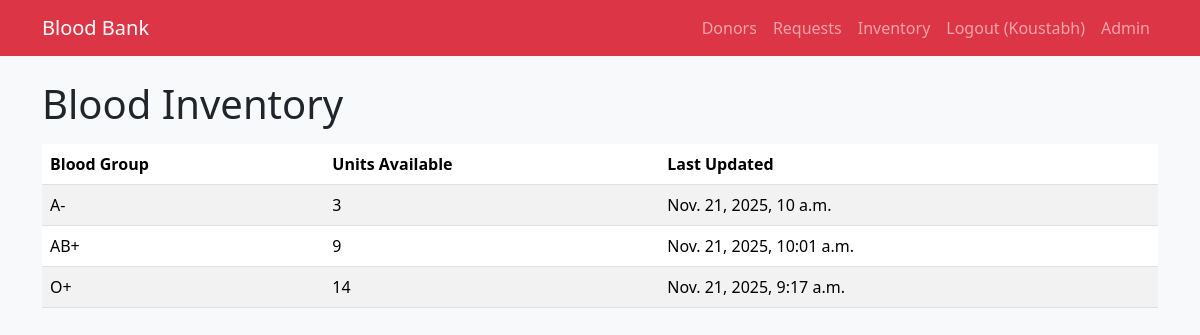
Screenshot of /inventory/ (signed in) with the database file from the repository.
### bank/models.py (models this page shows, shortened)
class BloodInventory(models.Model):
    BLOOD_GROUP_CHOICES = Donor.BLOOD_GROUP_CHOICES
    blood_group = models.CharField(
        max_length=3,
        choices=BLOOD_GROUP_CHOICES,
        unique=True
    )
    units_available = models.PositiveIntegerField(default=0)
    last_updated = models.DateTimeField(auto_now=True)

### bank/views.py (the view)
# urls.py: path('inventory/', views.inventory_list, name='inventory_list'),
@staff_required
def inventory_list(request):
    inventory = BloodInventory.objects.all().order_by('blood_group')
    return render(request, 'bank/inventory_list.html', {'inventory': inventory})

### bank/views.py (called while the page is built)
def staff_required(view_func):
    decorated_view = login_required(
        user_passes_test(lambda u: u.is_staff)(view_func)
    )
    return decorated_view

### bank/templates/bank/inventory_list.html
{% extends 'bank/base.html' %}
{% block content %}
<h1 class="mb-3">Blood Inventory</h1>
<table class="table table-striped table-hover">
    <thead>
        <tr>
            <th>Blood Group</th>
            <th>Units Available</th>
            <th>Last Updated</th>
        </tr>
    </thead>
    <tbody>
        {% for item in inventory %}
        <tr>
            <td>{{ item.blood_group }}</td>
            <td>{{ item.units_available }}</td>
            <td>{{ item.last_updated }}</td>
        </tr>
        {% empty %}
        <tr><td colspan="3">No inventory records yet.</td></tr>
        {% endfor %}
    </tbody>
</table>
{% endblock %}

### bank/templates/bank/base.html (shortened to what this page needs)
<!DOCTYPE html>
<html lang="en">
<head>
    <link
      href="https://cdn.jsdelivr.net/npm/bootstrap@5.3.3/dist/css/bootstrap.min.css"
      rel="stylesheet"
    >
</head>
<body class="bg-light">
<nav class="navbar navbar-expand-lg navbar-dark bg-danger mb-4">
    <div class="container">
        <a class="navbar-brand" href="{% url 'dashboard' %}">Blood Bank</a>
        <div class="collapse navbar-collapse" id="navbarNav">
            <ul class="navbar-nav ms-auto">
                {% if user.is_authenticated %}
                    <li class="nav-item"><a class="nav-link" href="{% url 'donor_list' %}">Donors</a></li>
                    <li class="nav-item"><a class="nav-link" href="{% url 'request_list' %}">Requests</a></li>
                    <li class="nav-item"><a class="nav-link" href="{% url 'inventory_list' %}">Inventory</a></li>
                    <li class="nav-item">
                        <a class="nav-link" href="{% url 'logout' %}">Logout ({{ user.username }})</a>
                    </li>
                {% else %}
                    <li class="nav-item">
                        <a class="nav-link" href="{% url 'login' %}">Login</a>
                    </li>
                {% endif %}
                <li class="nav-item"><a class="nav-link" href="/admin/">Admin</a></li>
            </ul>
        </div>
    </div>
</nav>
<div class="container mb-4">
    {% block content %}{% endblock %}
</div>
</body>
</html>

### rows the page displays
BloodInventory: blood_group "A-", units_available "3", last_updated "Nov. 21, 2025, 10 a.m."
BloodInventory: blood_group "AB+", units_available "9", last_updated "Nov. 21, 2025, 10:01 a.m."
BloodInventory: blood_group "O+", units_available "14", last_updated "Nov. 21, 2025, 9:17 a.m."

### other values shown
{{ user.username }} "Koustabh"
